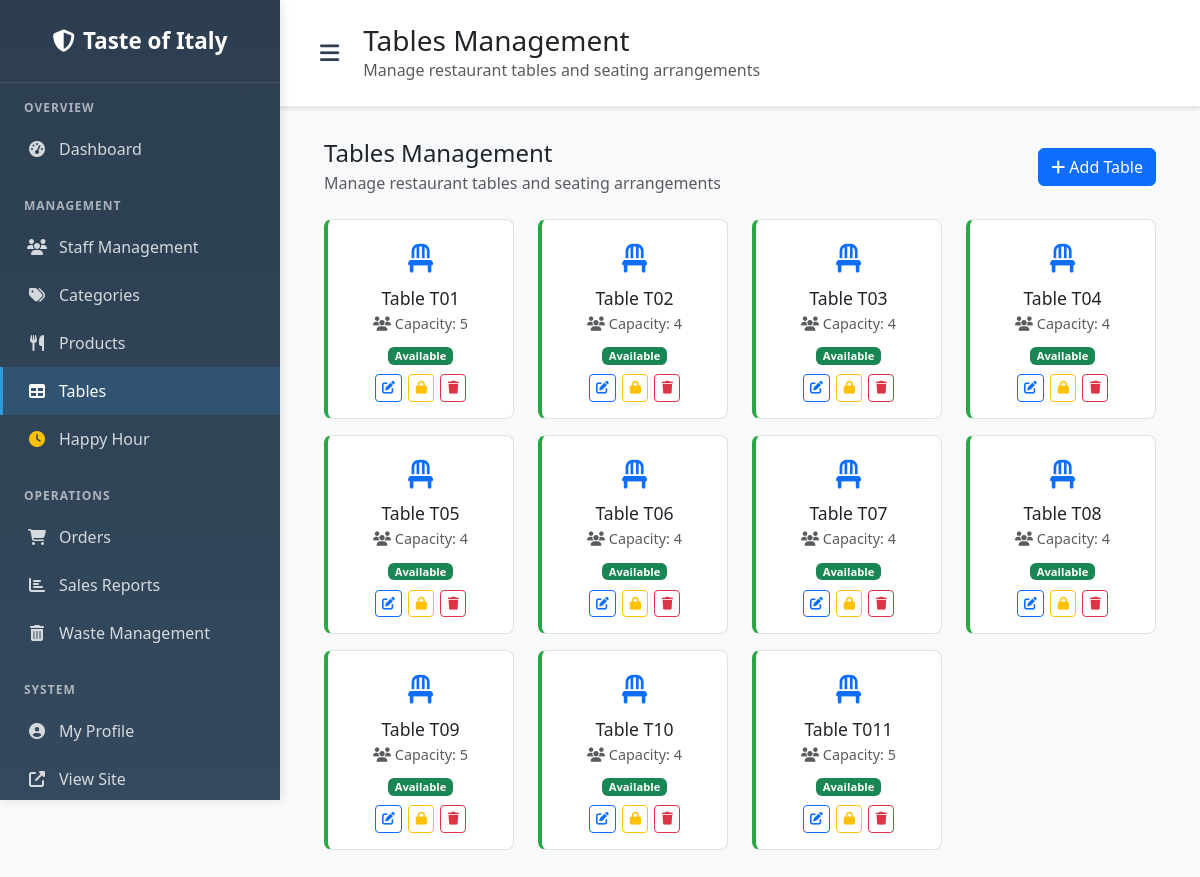
Before: /admin-panel/tables/ (signed in) with the older database file.
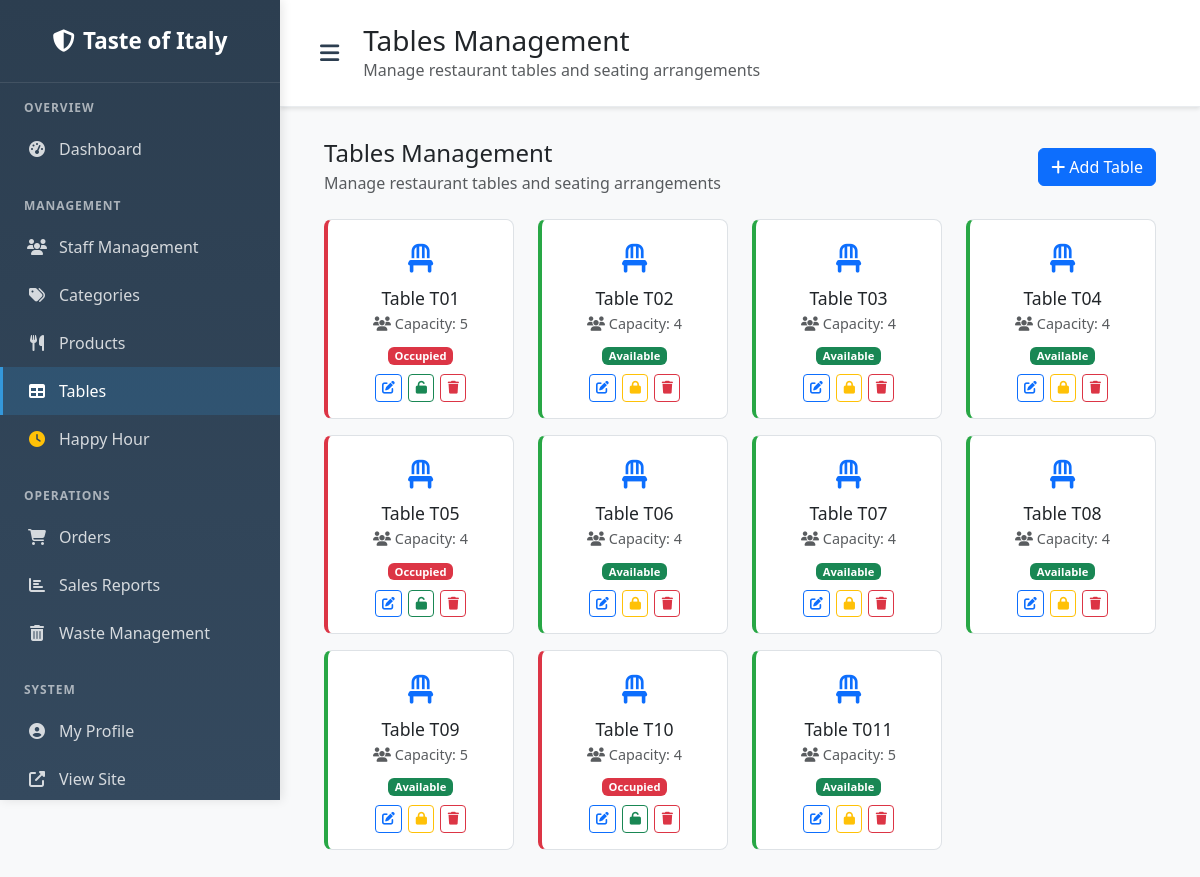
After: the same page with the newer database file.
### restaurant/models.py (models this page shows, shortened)
class TableInfo(models.Model):
    owner = models.ForeignKey(User, on_delete=models.CASCADE, related_name='tables',
                             limit_choices_to={'role__name': 'owner'}, null=True, blank=True)
    tbl_no = models.CharField(max_length=10)
    capacity = models.IntegerField(default=4)
    is_available = models.BooleanField(default=True)
    created_at = models.DateTimeField(auto_now_add=True)
    class Meta:
        verbose_name = "Table Information"
        verbose_name_plural = "Tables Information"
        unique_together = ['owner', 'tbl_no']  # Each owner can have their own table numbering

### admin_panel/views.py (the view)
# urls.py: path('tables/', views.manage_tables, name='manage_tables'),
@login_required
def manage_tables(request):
    if not (request.user.is_administrator() or request.user.is_owner()):
        messages.error(request, "Access denied. Administrator/Owner privileges required.")
        return redirect('restaurant:home')
    try:
        owner_filter = get_owner_filter(request.user)
        if owner_filter:
            tables = TableInfo.objects.filter(owner=owner_filter)
        else:
            tables = TableInfo.objects.all()
        tables = sorted(tables, key=lambda x: (len(x.tbl_no), x.tbl_no))
    except PermissionDenied:
        messages.error(request, 'You are not associated with any restaurant.')
        return redirect('restaurant:home')
    context = {
        'tables': tables,
        'restaurant_name': request.user.get_restaurant_name() if not request.user.is_administrator() else "All Restaurants",
    }
    return render(request, 'admin_panel/manage_tables.html', context)

### accounts/models.py (called while the page is built, shortened)
def get_owner_filter(user):
    if user.is_administrator():
        return None  # Administrators can see all data
    elif user.is_owner():
        return user  # Owners see their own data
    elif user.owner:
        return user.owner  # Staff/customers see their owner's data
    else:
        raise PermissionDenied("User is not associated with any owner.")

    def is_administrator(self):
        return self.role and self.role.name == 'administrator'

    def is_owner(self):
        return self.role and self.role.name == 'owner'

    def is_customer(self):
        return self.role and self.role.name == 'customer'

    def get_owner(self):
        if self.is_owner():
            return self
        return self.owner

    def get_restaurant_name(self, request=None):
        owner = self.get_owner()
        return owner.restaurant_name if owner else "Unknown Restaurant"

### templates/admin_panel/manage_tables.html (shortened to what this page needs)
{% extends 'admin_panel/base.html' %}
{% block page_title %}Tables Management{% endblock %}
{% block page_description %}Manage restaurant tables and seating arrangements{% endblock %}
{% block content %}
<div class="container-fluid">
    <div class="row mb-4">
        <div class="col-12">
            <div class="d-flex justify-content-between align-items-center">
                <div>
                    <h4 class="mb-1">Tables Management</h4>
                    <p class="text-muted mb-0">Manage restaurant tables and seating arrangements</p>
                </div>
                <button type="button" class="btn btn-primary" data-bs-toggle="modal" data-bs-target="#addTableModal">
                    <i class="fas fa-plus"></i> Add Table
                </button>
            </div>
        </div>
    </div>
    <div class="row" id="tablesContainer">
        {% for table in tables %}
        <div class="col-xxl-2 col-xl-3 col-lg-4 col-md-6 col-sm-6 mb-3" data-table-id="{{ table.id }}">
            <div class="card table-card {% if table.is_available %}table-available{% else %}table-occupied{% endif %}">
                <div class="card-body text-center">
                    <div class="table-icon text-primary">
                        <i class="fas fa-chair"></i>
                    </div>
                    <h5 class="card-title mb-1">Table {{ table.tbl_no }}</h5>
                    <p class="card-text text-muted mb-2">
                        <i class="fas fa-users"></i> Capacity: {{ table.capacity }}
                    </p>
                    <div class="mb-2">
                        <span class="badge status-badge {% if table.is_available %}bg-success{% else %}bg-danger{% endif %}">
                            {% if table.is_available %}Available{% else %}Occupied{% endif %}
                        </span>
                    </div>
                    <div class="action-buttons">
                        <button type="button" class="btn btn-sm btn-outline-primary edit-table-btn"
                                data-table-id="{{ table.id }}" title="Edit Table">
                            <i class="fas fa-edit"></i>
                        </button>
                        <button type="button" class="btn btn-sm btn-outline-{% if table.is_available %}warning{% else %}success{% endif %} toggle-status-btn"
                                data-table-id="{{ table.id }}" title="{% if table.is_available %}Mark as Occupied{% else %}Mark as Available{% endif %}">
                            <i class="fas fa-{% if table.is_available %}lock{% else %}unlock{% endif %}"></i>
                        </button>
                        <button type="button" class="btn btn-sm btn-outline-danger delete-table-btn"
                                data-table-id="{{ table.id }}" title="Delete Table">
                            <i class="fas fa-trash"></i>
                        </button>
                    </div>
                </div>
            </div>
        </div>
        {% endfor %}
    </div>
</div>
{% endblock %}

Changed rows visible on the page:
changed TableInfo (number 1 of 11 on the later page): is_available "Available" → "Occupied"
changed TableInfo (number 5 of 11 on the later page): is_available "Available" → "Occupied"
changed TableInfo (number 10 of 11 on the later page): is_available "Available" → "Occupied"
